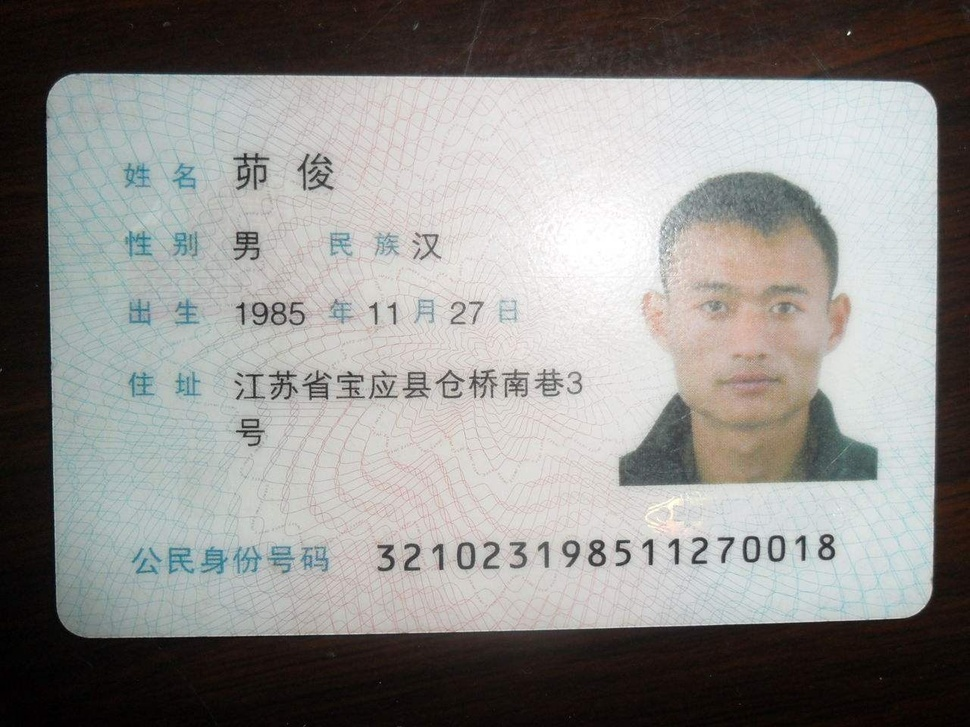
#> input picture tamper_data/good/0037.jpg, 970 x 727 px, shrunk from 1280 x 960 before the run
$ python -i feature_blur.py   (imports and definitions only)   (older library calls are emulated)
#> lines starting #> are read from the running program, lines starting #| are printed output that depends on the picture; after the words box and inside, x2 and y2 are one past the last pixel; in counts of white or black regions, pixels touching at a corner belong together
"""
模糊检测
原理：检测图像局部模糊程度的一致性
"""

import cv2
import numpy as np

def extract_blur_features(image_path):
    """提取模糊特征"""
#> called with image_path = '../../tamper_data/good/0037.jpg'
    img = cv2.imread(image_path)
#> img is the input picture: shape (727, 970, 3); mean B, G, R 139.1, 141.5, 143
    if img is None:
        return None

    gray = cv2.cvtColor(img, cv2.COLOR_BGR2GRAY).astype(float)
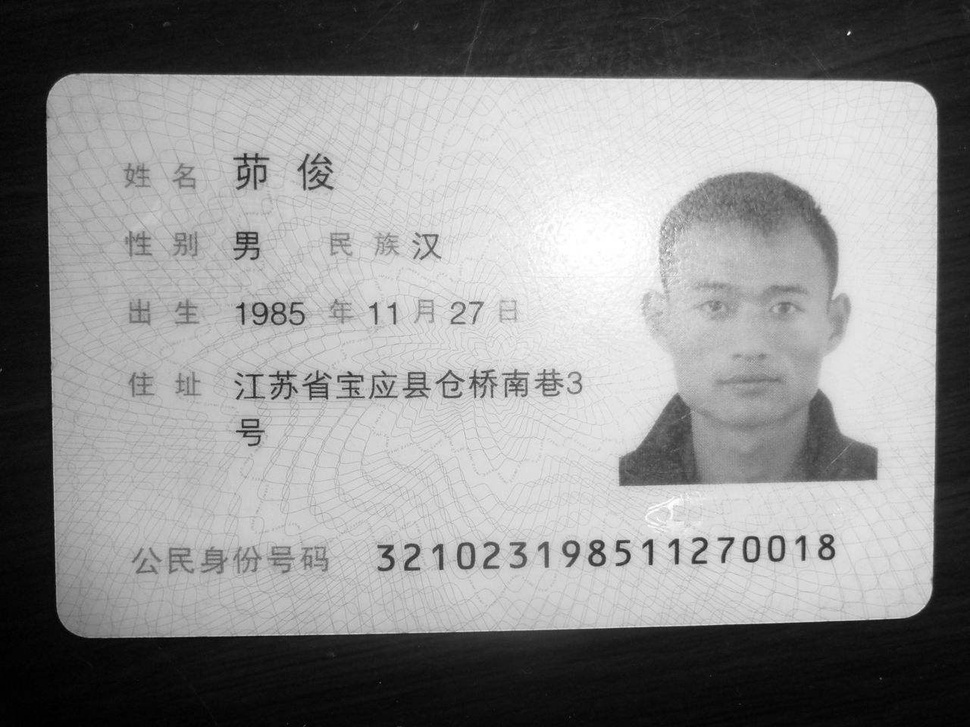
#> gray: shape (727, 970) float64; min 0, max 255, mean 141.7

    # 使用Laplacian变异性估计模糊度
    laplacian = cv2.Laplacian(gray, cv2.CV_64F)
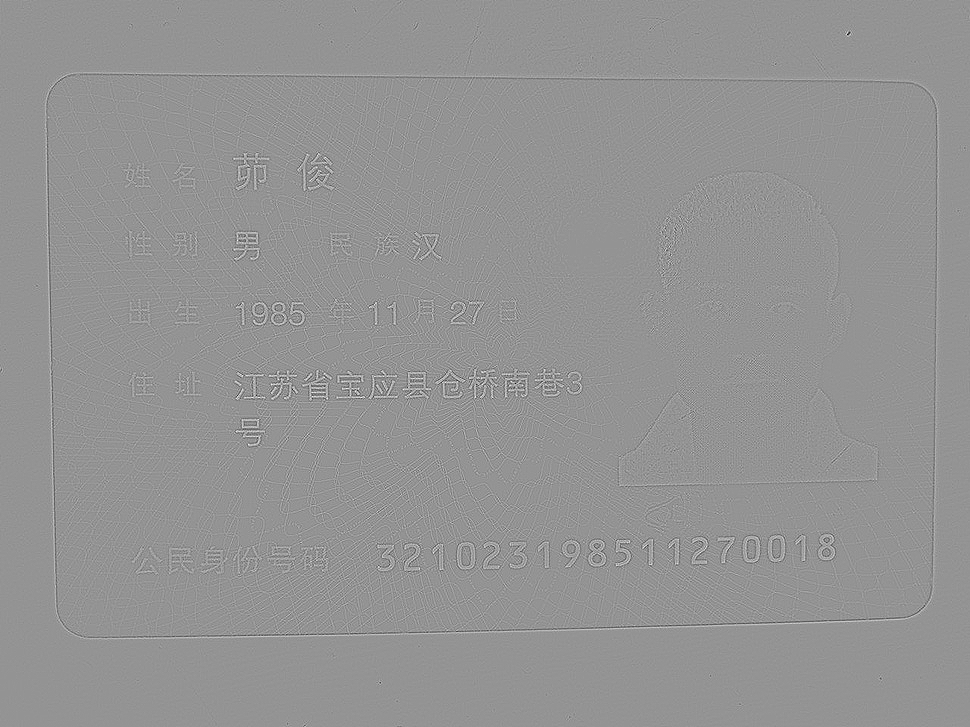
#> laplacian: shape (727, 970) float64; min -340, max 246, mean 0; drawn with min black and max white

    h, w = gray.shape
#> h = 727; w = 970
    block_size = 32

    block_blur_scores = []

    for i in range(0, h - block_size, block_size):
        for j in range(0, w - block_size, block_size):
            block = laplacian[i:i+block_size, j:j+block_size]

            # Laplacian变异性的倒数表示模糊程度
            blur_score = 1.0 / (np.var(block) + 1e-10)
            block_blur_scores.append(blur_score)
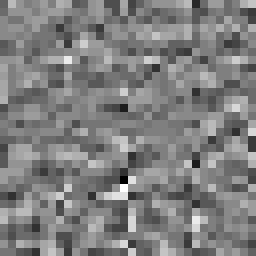
#> block: shape (32, 32) float64 (shown 8 times larger); min -13, max 13, mean -0.0156; drawn with min black and max white
#> after the loop, block_blur_scores = 660 values, max 0.365 at index 630, min 0.000321 at index 371, mean 0.0127

    if len(block_blur_scores) == 0:
        return None

    block_blur_scores = np.array(block_blur_scores)

    # 使用频域分析
    fft = np.fft.fft2(gray)
    fft_shift = np.fft.fftshift(fft)
    magnitude = np.abs(fft_shift)

    h, w = magnitude.shape
    cy, cx = h // 2, w // 2
#> cy = 363; cx = 485

    # 计算高频能量比
    radius = min(h, w) // 8
#> radius = 90
    low_freq_mask = np.zeros((h, w), dtype=bool)
    for i in range(h):
        for j in range(w):
            if (i - cy)**2 + (j - cx)**2 <= radius**2:
                low_freq_mask[i, j] = True
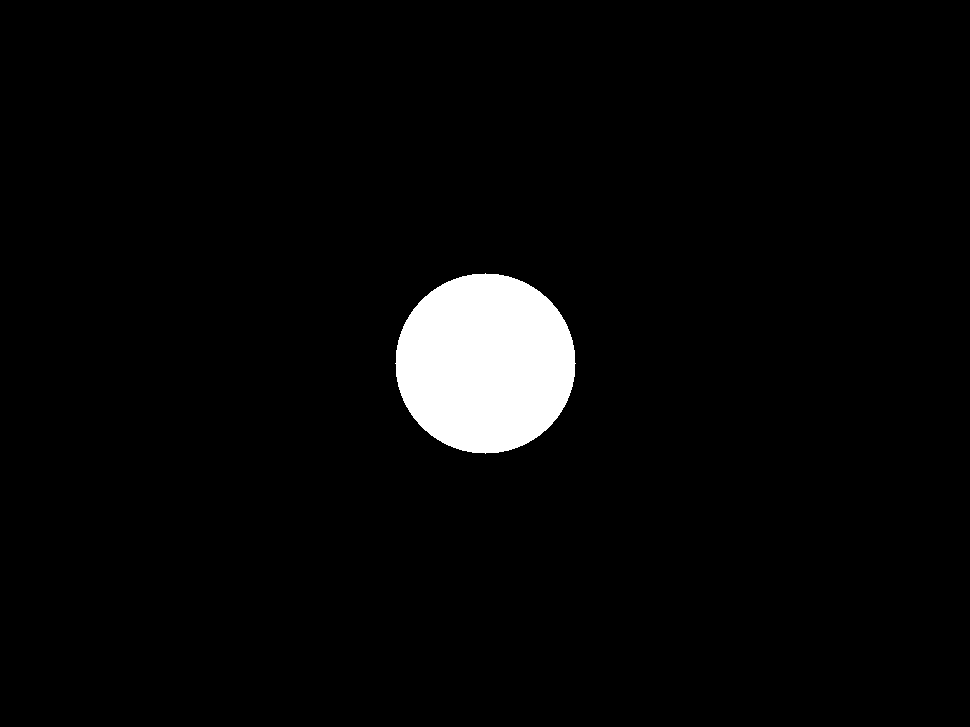
#> low_freq_mask: shape (727, 970) bool; 3.6% white; 1 white region, box (x1, y1, x2, y2) and area: (395, 273, 576, 454) 25445

    low_freq_energy = np.sum(magnitude[low_freq_mask]**2)
#> low_freq_energy = 1.35e+16
    high_freq_energy = np.sum(magnitude[~low_freq_mask]**2)
#> high_freq_energy = 4.95e+13
    freq_ratio = high_freq_energy / (low_freq_energy + 1e-10)
#> freq_ratio = 0.00368

    features = [
        np.mean(block_blur_scores),
        np.std(block_blur_scores),
        freq_ratio
    ]
#> features = [0.0127, 0.0253, 0.00368]

    return np.array(features)


def detect_tampering_blur(image_path, threshold=0.1):
    """使用模糊检测篡改"""
    features = extract_blur_features(image_path)

    if features is None:
        return False, 0

    # 标准差越大表示模糊程度不一致
    score = features[1]

    is_tampered = score > threshold

    return is_tampered, float(score)

>>> result = extract_blur_features('../../tamper_data/good/0037.jpg')
#> result = [0.0127, 0.0253, 0.00368]

$ run again, on tamper_data/good/0039.jpg
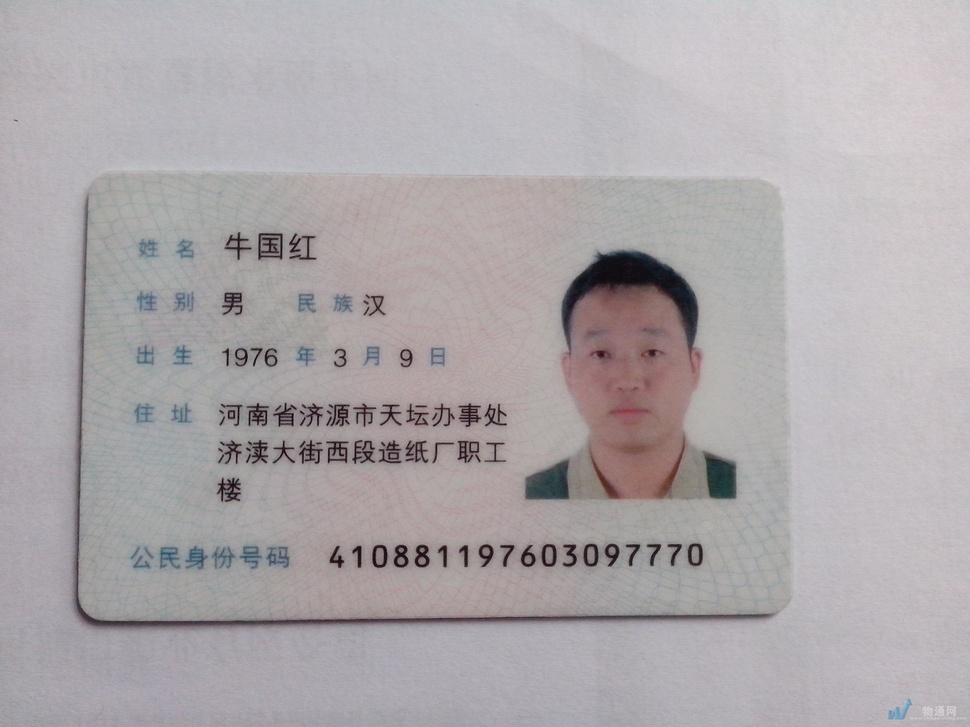
#> input picture tamper_data/good/0039.jpg, 970 x 727 px, shrunk from 2560 x 1920 before the run
#> in extract_blur_features, img is the input picture: shape (727, 970, 3); mean B, G, R 171.5, 168.6, 173.7
#> in extract_blur_features, `laplacian = cv2.Laplacian(gray, cv2.CV_64F)`:
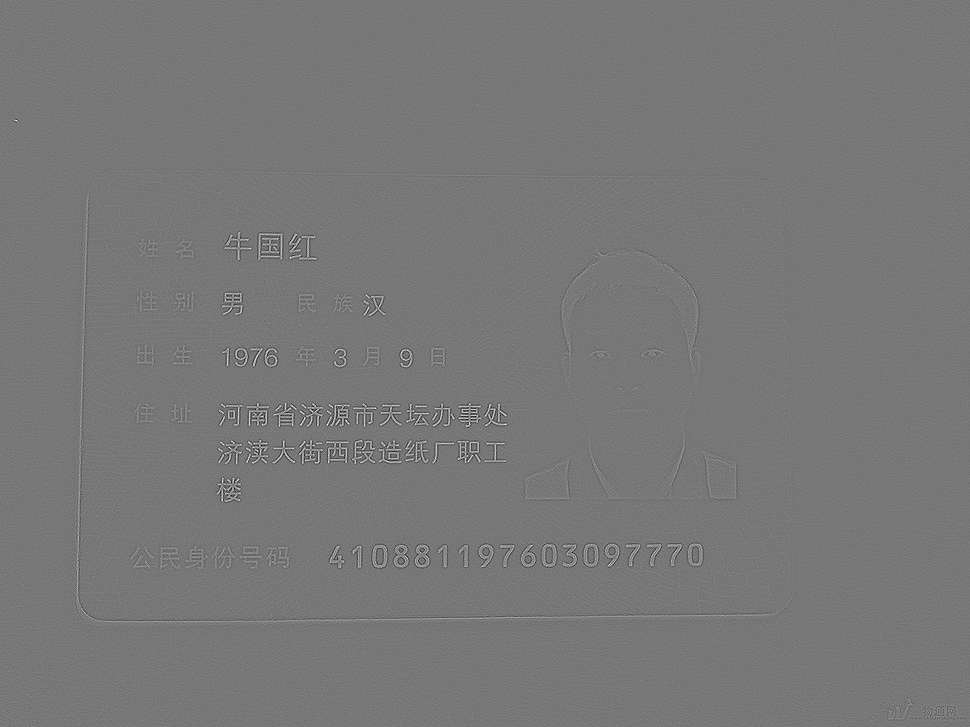
#> laplacian: shape (727, 970) float64; min -229, max 258, mean 0; drawn with min black and max white
#> after the loop in extract_blur_features, `for i in range(0, h - block_size, block_size):`:
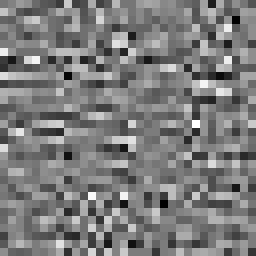
#> block: shape (32, 32) float64 (shown 8 times larger); min -21, max 22, mean 0; drawn with min black and max white
#> after the loop in extract_blur_features, `for i in range(0, h - block_size, block_size):`: block_blur_scores = 660 values, max 0.0811 at index 382, min 0.000319 at index 404, mean 0.029
#> low_freq_energy = 1.48e+16
#> high_freq_energy = 2.69e+13
#> freq_ratio = 0.00182
#> features = [0.029, 0.0177, 0.00182]

$ run again, on tamper_data/good/0221.jpg
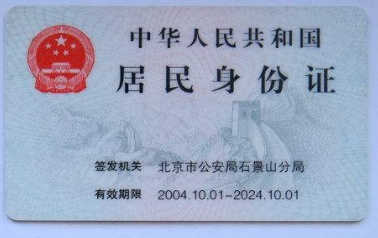
#> input picture tamper_data/good/0221.jpg, 378 x 238 px
#> in extract_blur_features, img is the input picture: shape (238, 378, 3); mean B, G, R 193, 167.9, 156.9
#> after the loop in extract_blur_features, `for i in range(0, h - block_size, block_size):`:
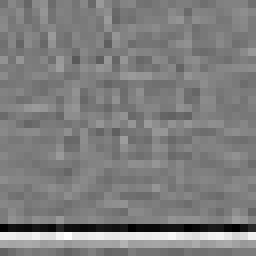
#> block: shape (32, 32) float64 (shown 8 times larger); min -92, max 94, mean 0.7; drawn with min black and max white
#> after the loop in extract_blur_features, `for i in range(0, h - block_size, block_size):`: block_blur_scores = 77 values, max 0.0147 at index 44, min 0.000147 at index 58, mean 0.00307
#> after the loop in extract_blur_features, `for i in range(h):`:
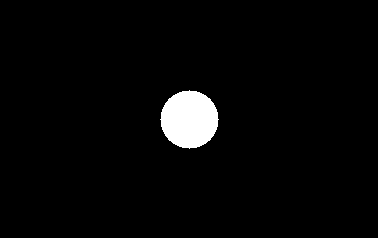
#> low_freq_mask: shape (238, 378) bool; 2.9% white; 1 white region, box (x1, y1, x2, y2) and area: (160, 90, 219, 149) 2629
#> low_freq_energy = 2.33e+14
#> high_freq_energy = 2.08e+12
#> freq_ratio = 0.00894
#> features = [0.00307, 0.00361, 0.00894]
